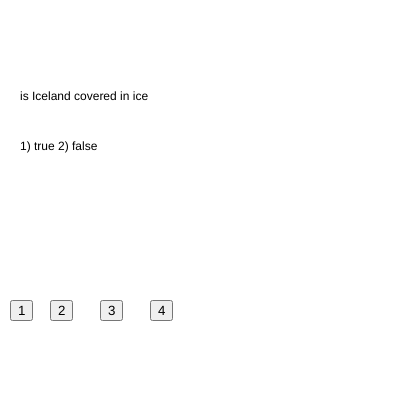
Frame 1 (no input)
Frame 60 (no input): identical to frame 1, image omitted
Frame 120 (the mouse pressed at the canvas centre since frame 60): identical to frame 1, image omitted

The p5.js sketch that drew this single still picture (run headless with seeded random() and noise() and a simulated clock; from frame 60 on, the mouse is pressed at the canvas centre):

// p5.js sketch
// ── sketch.js
var questions = ["is Iceland covered in ice", "what ocean lies east of the US"];
var options = ["1) true 2) false", "1)pacific 2) eastern 3) indian 4) atlantic"];
var answers = [2,4];

var answerCorrect = "";

var currentOption = -1;

var currentQuestion = 0;

var button1, button2, button3, button4;



function setup() {
  // put setup code here
  createCanvas(400,400);
  button1 = createButton("1");
  button1.position(10,300);
  button1.mousePressed(function(){
    currentOption = 1;
  });

  button2 = createButton("2");
  button2.position(50,300);
  button2.mousePressed(function(){
    currentOption = 2;
  });

  button3 = createButton("3");
  button3.position(100,300);
  button3.mousePressed(function(){
    currentOption = 3;
  });

  button4 = createButton("4");
  button4.position(150,300);
  button4.mousePressed(function(){
    currentOption = 4;
  });
}

function draw() {
  // put drawing code here
  console.log(currentOption);
  background(255);
  text(questions[currentQuestion],20,100);
  text(options[currentQuestion],20,150);
  text(answerCorrect,20,250);

  if(currentOption !=-1){
    if (currentOption == answers[currentQuestion]){
      //correct
      console.log("correct");
      answerCorrect = "Correct";
      currentQuestion = currentQuestion + 1;

//continuous loop after answering
if(currentQuestion >= questions.length){
  currentQuestion = 0;
}

}else{
  //incorrect
  console.log("incorrect");
  answerCorrect = "Try again!";
  }
  //resets the variable after pressing a button
  currentOption = -1;
}
}
